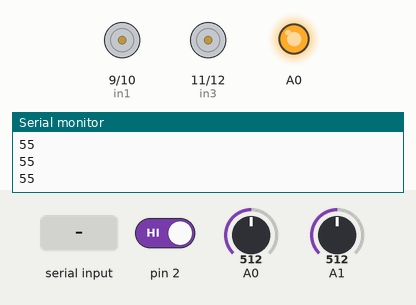
Recording of a sketch running on a simulated Arduino Uno, built with avr-gcc and run on an emulated ATmega328P. Parts: motor-driver pin pairs drawn as motors (green arrow = first pin HIGH = forward, orange = second pin HIGH = backward, longer = more drive), output pins drawn as LEDs (lit = HIGH), the last lines printed to the serial monitor. The test bench sets the inputs (shaded band); at power-on: pin 2 HIGH, A0 = 512, A1 = 512.

Above: at 5.2 s.
5.3 s: "F\n" received over Serial
At 5.8 s:
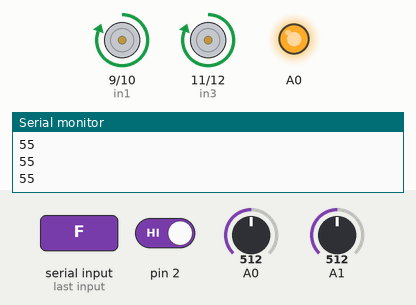
6.8 s: byte 76 ('L') received over Serial
At 7.1 s:
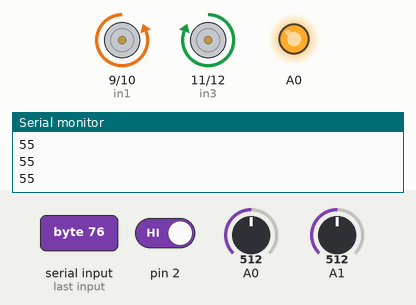
8.3 s: byte 82 ('R') received over Serial
At 9.3 s:
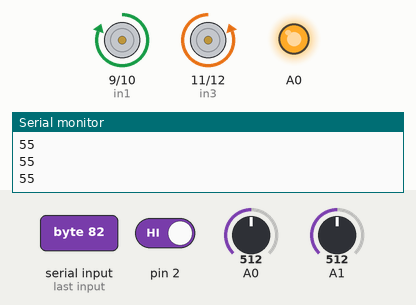
9.8 s: byte 66 ('B') received over Serial
At 10.5 s:
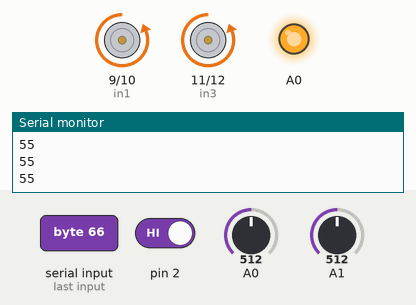
11.3 s: pin 2 driven LOW
At 11.7 s:
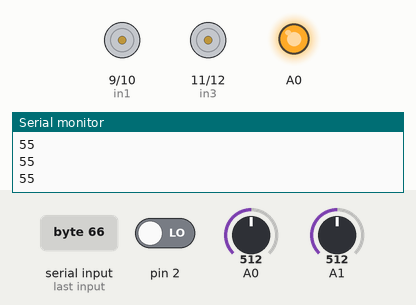
12.8 s: A0 set to 104
14.3 s: A0 set to 93
At 15.8 s:
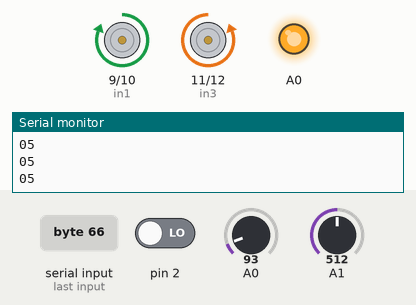
Timing chart, 0 to 16.8 s (numbered marks = the images above; inputs shaded):
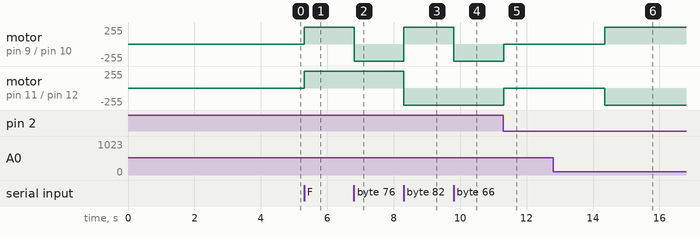

The sketch:

sketch_apr10c.ino
```cpp
#include<LiquidCrystal.h>
LiquidCrystal lcd(3, 4, 5, 6, 7, 8);
const int in1 = 9, in2 = 10, in3 = 11, in4 = 12;
int xAxis, yAxis;
int k;
char K;
void setup() {
  // put your setup code here, to run once:
  pinMode(14, OUTPUT);
  pinMode(in1, OUTPUT);
  pinMode(in2, OUTPUT);
  pinMode(in3, OUTPUT);
  pinMode(in4, OUTPUT);
  pinMode(2, INPUT);
  digitalWrite(14, 1);
  Serial.begin(9600);
  lcd.print("WELCOME");
  delay(4000);
}

void loop() {
  k = digitalRead(2);
  xAxis = analogRead(A0); // Read Joysticks X-axis
  yAxis = analogRead(A1); // Read Joysticks Y-axis
  Serial.print(xAxis / 100); // Dividing by 4 for converting from 0 - 1023 to 0 - 256, (1 byte) range
  Serial.println(yAxis / 100);
  xAxis = xAxis / 100;
  yAxis = yAxis / 100;
  if (k == LOW)
  {
    if (yAxis == 10) {
      lcd.clear();
      lcd.setCursor(0, 0);
      lcd.print("FORWARD");
      digitalWrite(in1, HIGH);
      digitalWrite(in2, LOW);
      digitalWrite(in3, HIGH);
      digitalWrite(in4, LOW);
    }
    if (yAxis == 0) {
      lcd.clear();
      lcd.setCursor(0, 0);
      lcd.print("BACKWARD");
      digitalWrite(in1, LOW);
      digitalWrite(in2, HIGH);
      digitalWrite(in3, LOW);
      digitalWrite(in4, 1);
    }
    if (xAxis == 0) {
      lcd.clear();
      lcd.setCursor(0, 0);
      lcd.print("RIGHT");
      digitalWrite(in1, 1);
      digitalWrite(in2, 0);
      digitalWrite(in3, 0);
      digitalWrite(in4, 1);
    }
    if (xAxis == 10) {
      lcd.clear();
      lcd.setCursor(0, 0);
      lcd.print("LEFT");
      digitalWrite(in1, 0);
      digitalWrite(in2, 1);
      digitalWrite(in3, 1);
      digitalWrite(in4, 0);
    }
    if (xAxis == 5 && yAxis == 5) {
      lcd.clear();
      lcd.setCursor(0, 0);
      lcd.print("STOP");
      digitalWrite(in1, 0);
      digitalWrite(in2, 0);
      digitalWrite(in3, 0);
      digitalWrite(in4, 0);
    }
    delay(100);
    // put your main code here, to run repeatedly:
  }
  while (Serial.available())
  {
    K=Serial.read();
    if (K == 'F')
    {
      lcd.clear();
      lcd.setCursor(0, 0);
      lcd.print("FORWARD");
      digitalWrite(in1, HIGH);
      digitalWrite(in2, LOW);
      digitalWrite(in3, HIGH);
      digitalWrite(in4, LOW);
    }
    else if (K == 'L')
    {
      lcd.clear();
      lcd.setCursor(0, 0);
      lcd.print("LEFT");
      digitalWrite(in1, 0);
      digitalWrite(in2, 1);
      digitalWrite(in3, 1);
      digitalWrite(in4, 0);
    }
    else if (K == 'R')
    {
      lcd.clear();
      lcd.setCursor(0, 0);
      lcd.print("RIGHT");
      digitalWrite(in1, 1);
      digitalWrite(in2, 0);
      digitalWrite(in3, 0);
      digitalWrite(in4, 1);
    }
    else if (K == 'B')
    {
      lcd.clear();
      lcd.setCursor(0, 0);
      lcd.print("BACKWARD");
      digitalWrite(in1, LOW);
      digitalWrite(in2, HIGH);
      digitalWrite(in3, LOW);
      digitalWrite(in4, 1);
    }
    else if (K == 'S')
    {
      lcd.clear();
      lcd.setCursor(0, 0);
      lcd.print("STOP");
      digitalWrite(in1, 0);
      digitalWrite(in2, 0);
      digitalWrite(in3, 0);
      digitalWrite(in4, 0);
    }
  }
}
```

Measured:
- the behaviour switches between 100 and 99 on A0 (found by bisection; images 5 and 6)
- after the input at 5.3 s, motor on pin 9 (in1) / pin 10 (in2), motor on pin 11 (in3) / pin 12 (in4): stopped → forward 255/255 at once
- after the input at 6.8 s, motor on pin 9 (in1) / pin 10 (in2): forward 255/255 → backward 255/255 at once
- after the input at 8.3 s, motor on pin 9 (in1) / pin 10 (in2): backward 255/255 → forward 255/255 at once; motor on pin 11 (in3) / pin 12 (in4): forward 255/255 → backward 255/255 at once
- after the input at 9.8 s, motor on pin 9 (in1) / pin 10 (in2): forward 255/255 → backward 255/255 at once
- after the input at 11.3 s, motor on pin 9 (in1) / pin 10 (in2), motor on pin 11 (in3) / pin 12 (in4): backward 255/255 → stopped at once
- after the input at 14.3 s, motor on pin 9 (in1) / pin 10 (in2): stopped → forward 255/255 after 0.06 s; motor on pin 11 (in3) / pin 12 (in4): stopped → backward 255/255 after 0.06 s
